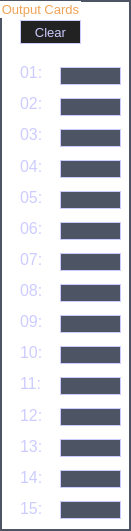
   <widget class="QGroupBox" name="OutputCards">
    <property name="geometry">
     <rect>
      <x>150</x>
      <y>140</y>
      <width>131</width>
      <height>531</height>
     </rect>
    </property>
    <property name="font">
     <font>
      <pointsize>10</pointsize>
     </font>
    </property>
    <property name="styleSheet">
     <string notr="true">QGroupBox {
color: #F0A355; 
background: transparent;
border: 2px solid #4D5464;
}

QLabel { 
background-color : transparent; 
color : #CCCCFF; 
}

QLineEdit{
background-color: #4D5464;
border: 1px solid #CCCCFF;
color: #FFFFFF;
}

QPushButton{
background-color: #222222;
color: #CCCCFF; 
border: 1px solid #CCCCFF;
}

QPushButton:hover { 
color: #68CE58;
border: 1px solid #55F0C7;
}
</string>
    </property>
    <property name="title">
     <string>Output Cards</string>
    </property>
    <widget class="QPushButton" name="clearOutputBtn">
     <property name="geometry">
      <rect>
       <x>20</x>
       <y>20</y>
       <width>61</width>
       <height>24</height>
      </rect>
     </property>
     <property name="font">
      <font>
       <pointsize>10</pointsize>
      </font>
     </property>
     <property name="text">
      <string>Clear</string>
     </property>
    </widget>
    <widget class="QWidget" name="layoutWidget">
     <property name="geometry">
      <rect>
       <x>20</x>
       <y>60</y>
       <width>42</width>
       <height>461</height>
      </rect>
     </property>
     <layout class="QVBoxLayout" name="OutputVerticalLayoutNum">
      <item>
       <widget class="QLabel" name="outputLbl01">
        <property name="font">
         <font>
          <pointsize>12</pointsize>
         </font>
        </property>
        <property name="text">
         <string>01:</string>
        </property>
        <property name="textFormat">
         <enum>Qt::PlainText</enum>
        </property>
       </widget>
      </item>
      <item>
       <widget class="QLabel" name="outputLbl02">
        <property name="font">
         <font>
          <pointsize>12</pointsize>
         </font>
        </property>
        <property name="text">
         <string>02:</string>
        </property>
        <property name="textFormat">
         <enum>Qt::PlainText</enum>
        </property>
       </widget>
      </item>
      <item>
       <widget class="QLabel" name="outputLbl03">
        <property name="font">
         <font>
          <pointsize>12</pointsize>
         </font>
        </property>
        <property name="text">
         <string>03:</string>
        </property>
        <property name="textFormat">
         <enum>Qt::PlainText</enum>
        </property>
       </widget>
      </item>
      <item>
       <widget class="QLabel" name="outputLbl04">
        <property name="font">
         <font>
          <pointsize>12</pointsize>
         </font>
        </property>
        <property name="text">
         <string>04:</string>
        </property>
        <property name="textFormat">
         <enum>Qt::PlainText</enum>
        </property>
       </widget>
      </item>
      <item>
       <widget class="QLabel" name="outputLbl05">
        <property name="font">
         <font>
          <pointsize>12</pointsize>
         </font>
        </property>
        <property name="text">
         <string>05:</string>
        </property>
        <property name="textFormat">
         <enum>Qt::PlainText</enum>
        </property>
       </widget>
      </item>
      <item>
       <widget class="QLabel" name="outputLbl06">
        <property name="font">
         <font>
          <pointsize>12</pointsize>
         </font>
        </property>
        <property name="text">
         <string>06:</string>
        </property>
        <property name="textFormat">
         <enum>Qt::PlainText</enum>
        </property>
       </widget>
      </item>
      <item>
       <widget class="QLabel" name="outputLbl07">
        <property name="font">
         <font>
          <pointsize>12</pointsize>
         </font>
        </property>
        <property name="text">
         <string>07:</string>
        </property>
        <property name="textFormat">
         <enum>Qt::PlainText</enum>
        </property>
       </widget>
      </item>
      <item>
       <widget class="QLabel" name="outputLbl08">
        <property name="font">
         <font>
          <pointsize>12</pointsize>
         </font>
        </property>
        <property name="text">
         <string>08:</string>
        </property>
        <property name="textFormat">
         <enum>Qt::PlainText</enum>
        </property>
       </widget>
      </item>
      <item>
       <widget class="QLabel" name="outputLbl09">
        <property name="font">
         <font>
          <pointsize>12</pointsize>
         </font>
        </property>
        <property name="text">
         <string>09:</string>
        </property>
        <property name="textFormat">
         <enum>Qt::PlainText</enum>
        </property>
       </widget>
      </item>
      <item>
       <widget class="QLabel" name="outputLbl10">
        <property name="font">
         <font>
          <pointsize>12</pointsize>
         </font>
        </property>
        <property name="text">
         <string>10:</string>
        </property>
        <property name="textFormat">
         <enum>Qt::PlainText</enum>
        </property>
       </widget>
      </item>
      <item>
       <widget class="QLabel" name="outputLbl11">
        <property name="font">
         <font>
          <pointsize>12</pointsize>
         </font>
        </property>
        <property name="text">
         <string>11:</string>
        </property>
        <property name="textFormat">
         <enum>Qt::PlainText</enum>
        </property>
       </widget>
      </item>
      <item>
       <widget class="QLabel" name="outputLbl12">
        <property name="font">
         <font>
          <pointsize>12</pointsize>
         </font>
        </property>
        <property name="text">
         <string>12:</string>
        </property>
        <property name="textFormat">
         <enum>Qt::PlainText</enum>
        </property>
       </widget>
      </item>
      <item>
       <widget class="QLabel" name="outputLbl13">
        <property name="font">
         <font>
          <pointsize>12</pointsize>
         </font>
        </property>
        <property name="text">
         <string>13:</string>
        </property>
        <property name="textFormat">
         <enum>Qt::PlainText</enum>
        </property>
       </widget>
      </item>
      <item>
       <widget class="QLabel" name="outputLbl14">
        <property name="font">
         <font>
          <pointsize>12</pointsize>
         </font>
        </property>
        <property name="text">
         <string>14:</string>
        </property>
        <property name="textFormat">
         <enum>Qt::PlainText</enum>
        </property>
       </widget>
      </item>
      <item>
       <widget class="QLabel" name="outputLbl15">
        <property name="font">
         <font>
          <pointsize>12</pointsize>
         </font>
        </property>
        <property name="text">
         <string>15:</string>
        </property>
        <property name="textFormat">
         <enum>Qt::PlainText</enum>
        </property>
       </widget>
      </item>
     </layout>
    </widget>
    <widget class="QWidget" name="layoutWidget">
     <property name="geometry">
      <rect>
       <x>60</x>
       <y>60</y>
       <width>61</width>
       <height>471</height>
      </rect>
     </property>
     <layout class="QVBoxLayout" name="OutputVerticalLayoutLineEdit">
      <item>
       <widget class="QLineEdit" name="outputLineEdit01">
        <property name="readOnly">
         <bool>true</bool>
        </property>
       </widget>
      </item>
      <item>
       <widget class="QLineEdit" name="outputLineEdit02">
        <property name="readOnly">
         <bool>true</bool>
        </property>
       </widget>
      </item>
      <item>
       <widget class="QLineEdit" name="outputLineEdit03">
        <property name="readOnly">
         <bool>true</bool>
        </property>
       </widget>
      </item>
      <item>
       <widget class="QLineEdit" name="outputLineEdit04">
        <property name="readOnly">
         <bool>true</bool>
        </property>
       </widget>
      </item>
      <item>
       <widget class="QLineEdit" name="outputLineEdit05">
        <property name="readOnly">
         <bool>true</bool>
        </property>
       </widget>
      </item>
      <item>
       <widget class="QLineEdit" name="outputLineEdit06">
        <property name="readOnly">
         <bool>true</bool>
        </property>
       </widget>
      </item>
      <item>
       <widget class="QLineEdit" name="outputLineEdit07">
        <property name="readOnly">
         <bool>true</bool>
        </property>
       </widget>
      </item>
      <item>
       <widget class="QLineEdit" name="outputLineEdit08">
        <property name="maxLength">
         <number>4</number>
        </property>
        <property name="readOnly">
         <bool>true</bool>
        </property>
       </widget>
      </item>
      <item>
       <widget class="QLineEdit" name="outputLineEdit09">
        <property name="maxLength">
         <number>4</number>
        </property>
        <property name="readOnly">
         <bool>true</bool>
        </property>
       </widget>
      </item>
      <item>
       <widget class="QLineEdit" name="outputLineEdit10">
        <property name="maxLength">
         <number>4</number>
        </property>
        <property name="readOnly">
         <bool>true</bool>
        </property>
       </widget>
      </item>
      <item>
       <widget class="QLineEdit" name="outputLineEdit11">
        <property name="maxLength">
         <number>4</number>
        </property>
        <property name="readOnly">
         <bool>true</bool>
        </property>
       </widget>
      </item>
      <item>
       <widget class="QLineEdit" name="outputLineEdit12">
        <property name="maxLength">
         <number>4</number>
        </property>
        <property name="readOnly">
         <bool>true</bool>
        </property>
       </widget>
      </item>
      <item>
       <widget class="QLineEdit" name="outputLineEdit13">
        <property name="maxLength">
         <number>4</number>
        </property>
        <property name="readOnly">
         <bool>true</bool>
        </property>
       </widget>
      </item>
      <item>
       <widget class="QLineEdit" name="outputLineEdit14">
        <property name="maxLength">
         <number>4</number>
        </property>
        <property name="readOnly">
         <bool>true</bool>
        </property>
       </widget>
      </item>
      <item>
       <widget class="QLineEdit" name="outputLineEdit15">
        <property name="maxLength">
         <number>4</number>
        </property>
        <property name="readOnly">
         <bool>true</bool>
        </property>
       </widget>
      </item>
     </layout>
    </widget>
   </widget>
